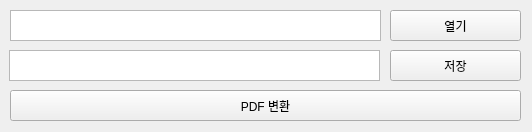
<?xml version="1.0" encoding="UTF-8"?>
<ui version="4.0">
 <class>ExcelToPdfClass</class>
 <widget class="QMainWindow" name="ExcelToPdfClass">
  <property name="geometry">
   <rect>
    <x>0</x>
    <y>0</y>
    <width>532</width>
    <height>132</height>
   </rect>
  </property>
  <property name="sizePolicy">
   <sizepolicy hsizetype="Fixed" vsizetype="Fixed">
    <horstretch>0</horstretch>
    <verstretch>0</verstretch>
   </sizepolicy>
  </property>
  <property name="minimumSize">
   <size>
    <width>532</width>
    <height>132</height>
   </size>
  </property>
  <property name="maximumSize">
   <size>
    <width>532</width>
    <height>132</height>
   </size>
  </property>
  <property name="windowTitle">
   <string>ExcelToPdf</string>
  </property>
  <widget class="QWidget" name="centralWidget">
   <widget class="QTextBrowser" name="textBrowser">
    <property name="geometry">
     <rect>
      <x>10</x>
      <y>10</y>
      <width>371</width>
      <height>31</height>
     </rect>
    </property>
    <property name="verticalScrollBarPolicy">
     <enum>Qt::ScrollBarAlwaysOff</enum>
    </property>
    <property name="horizontalScrollBarPolicy">
     <enum>Qt::ScrollBarAlwaysOff</enum>
    </property>
    <property name="lineWrapMode">
     <enum>QTextEdit::NoWrap</enum>
    </property>
   </widget>
   <widget class="QPushButton" name="setExcelPath">
    <property name="geometry">
     <rect>
      <x>390</x>
      <y>10</y>
      <width>131</width>
      <height>31</height>
     </rect>
    </property>
    <property name="text">
     <string>열기</string>
    </property>
   </widget>
   <widget class="QTextBrowser" name="textBrowser_2">
    <property name="geometry">
     <rect>
      <x>9</x>
      <y>50</y>
      <width>371</width>
      <height>31</height>
     </rect>
    </property>
    <property name="verticalScrollBarPolicy">
     <enum>Qt::ScrollBarAlwaysOff</enum>
    </property>
    <property name="horizontalScrollBarPolicy">
     <enum>Qt::ScrollBarAlwaysOff</enum>
    </property>
    <property name="lineWrapMode">
     <enum>QTextEdit::NoWrap</enum>
    </property>
   </widget>
   <widget class="QPushButton" name="setPdfPath">
    <property name="geometry">
     <rect>
      <x>390</x>
      <y>50</y>
      <width>131</width>
      <height>31</height>
     </rect>
    </property>
    <property name="text">
     <string>저장</string>
    </property>
   </widget>
   <widget class="QPushButton" name="convertPdf">
    <property name="geometry">
     <rect>
      <x>10</x>
      <y>90</y>
      <width>511</width>
      <height>31</height>
     </rect>
    </property>
    <property name="text">
     <string>PDF 변환</string>
    </property>
   </widget>
  </widget>
 </widget>
 <layoutdefault spacing="6" margin="11"/>
 <resources>
  <include location="exceltopdf.qrc"/>
 </resources>
 <connections/>
</ui>
